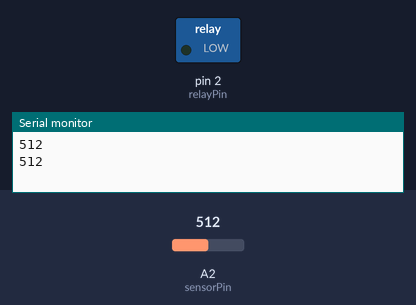
The sketch below on a simulated Arduino Uno, built with avr-gcc and run on an emulated ATmega328P. On the bench: switched loads named in the sketch (green lamp = pin HIGH), the last lines printed to the serial monitor. The inputs (shaded band) are chosen by the test bench; at power-on: A2 (sensorPin) = 512.

Above: at 1.8 s.
1.9 s: A2 (sensorPin) set to 585
3.4 s: A2 (sensorPin) set to 610
At 4.5 s:
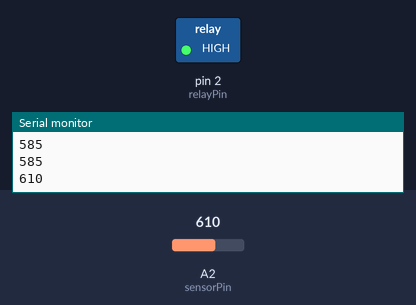
5.5 s: A2 (sensorPin) set to 590
At 7.2 s:
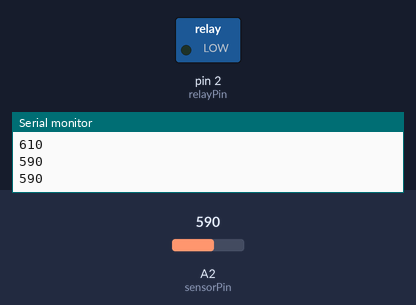
7.5 s: A2 (sensorPin) set to 716
At 8.8 s:
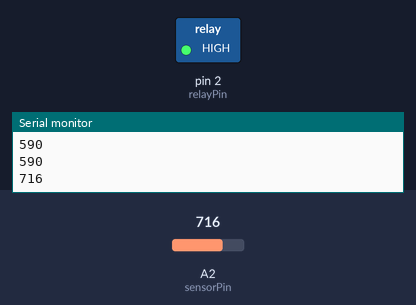
Timing chart, 0 to 10.5 s (numbered marks = the images above; inputs shaded):
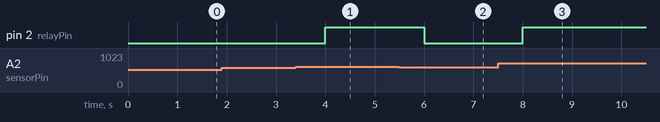

The sketch:

Flower_2.ino
```cpp
const int sensorPin = A2;
int relayPin = 2;
void setup()
{
  pinMode(relayPin, OUTPUT);
  pinMode(sensorPin,INPUT);
  Serial.begin(9600);
}

void loop()
{
  int moist;
  moist = analogRead(sensorPin);
  Serial.println(moist);

  // 乾燥程度大於 600 時，啟動繼電器，水泵開始吸水
  if (moist > 600)
       digitalWrite(relayPin, HIGH);
  else
      digitalWrite(relayPin, LOW);
  delay(1000);
}
```

Measured:
- the behaviour switches between 600 and 601 on A2 (sensorPin) (found by bisection; images 0 and 1)
- after the input at 3.4 s, pin 2 (relayPin): LOW → HIGH after 0.60 s
- after the input at 5.5 s, pin 2 (relayPin): HIGH → LOW after 0.50 s
- after the input at 7.5 s, pin 2 (relayPin): LOW → HIGH after 0.50 s
